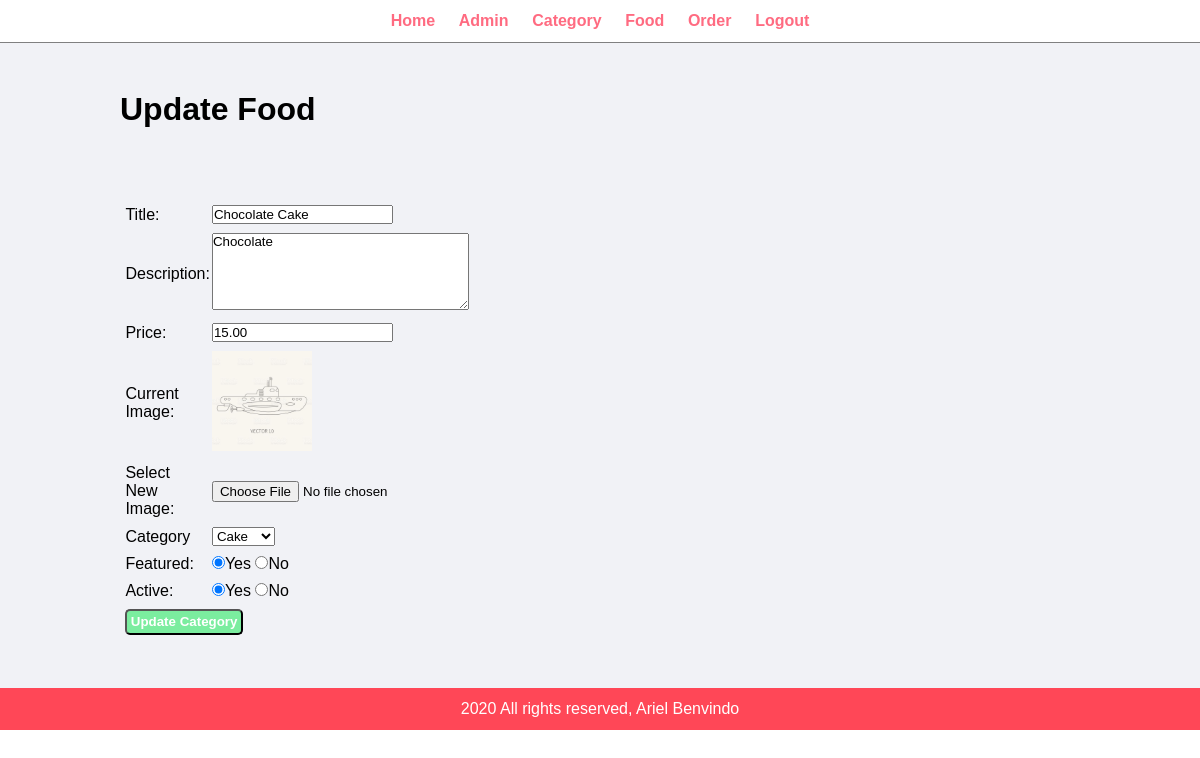
Screenshot of /admin/update-food.php?id=4 (signed in) with the database file from the repository.
### tables this page shows
CREATE TABLE `tbl_food` (
  `id` int(10) UNSIGNED NOT NULL,
  `title` varchar(150) NOT NULL,
  `description` varchar(255) NOT NULL,
  `price` decimal(10,2) NOT NULL,
  `image_id` varchar(255) NOT NULL,
  `category_id` int(10) UNSIGNED NOT NULL,
  `featured` varchar(10) NOT NULL,
  `active` varchar(10) NOT NULL
);

CREATE TABLE `tbl_category` (
  `id` int(10) UNSIGNED NOT NULL,
  `title` varchar(100) NOT NULL,
  `image_name` varchar(255) NOT NULL,
  `featured` varchar(10) NOT NULL,
  `active` varchar(10) NOT NULL
);

### admin/update-food.php (the view, shortened to what this page needs)
<?php include 'partials/menu.php'; ?>
    <div class="main-content">
        <div class="wrapper">
            <h1>Update Food</h1>
            <br><br>
            <?php
            if(isset($_GET['id'])){
                $id = $_GET['id'];
                $sql2 = "SELECT * FROM tbl_food WHERE id='$id'";
                $res2 = mysqli_query($conn, $sql2);
                $row2 = mysqli_fetch_assoc($res2);
                $title = $row2['title'];
                $description = $row2['description'];
                $price = $row2['price'];
                $current_image = $row2['image_id'];
                $current_category = $row2['category_id'];
                $featured = $row2['featured'];
                $active = $row2['active'];
            }else{
                header('location:'.SITEURL.'admin/manage-food.php');
            }
            ?>
            <br><br>
            <form action="" method="post" enctype="multipart/form-data">
                <table class="tbl-30">
                    <tr>
                        <td>Title: </td>
                        <td>
                            <input type="text" name="title" value="<?php echo $title; ?>">
                        </td>
                    </tr>
                    <tr>
                        <td>Description: </td>
                        <td>
                            <textarea name="description" cols="30" rows="5"><?php echo $description; ?> </textarea>
                        </td>
                    </tr>
                    <tr>
                        <td>Price: </td>
                        <td>
                            <input type="number" name="price" value="<?php echo $price; ?>">
                        </td>
                    </tr>
                    <tr>
                        <td>Current Image: </td>
                        <td>
                            <?php
                                if($current_image ==""){
                                    echo "<div class='error' style='color:red;'>Image not Avaliable.</div>";
                                }else{
                                    ?>
                                        <img width="100px" src="<?php echo SITEURL; ?>images/food/<?php echo $current_image; ?>" alt="">
                                    <?php
                                }
                            ?>
                        </td>
                    </tr>
                    <tr>
                        <td>Select New Image: </td>
                        <td>
                            <input type="file" name="image">
                        </td>
                    </tr>
                    <tr>
                        <td>Category</td>
                        <td>
                            <select name="category">
                            <?php
                                    $sql = "SELECT * FROM tbl_category WHERE active='Yes'";
                                    $res = mysqli_query($conn,$sql);
                                    $count = mysqli_num_rows($res);
                                    if($count>0){
                                        while($row=mysqli_fetch_assoc($res)){
                                            $category_id  = $row['id'];
                                            $category_title = $row['title'];
                                            ?>
                                                <option <?php if($current_category==$category_id){echo "selected";} ?> value="<?php echo $category_id; ?>"><?php echo $category_title; ?></option>
                                            <?php
                                        }
                                    }else{
                                        ?>
                                            <option value="0">No Category Found</option>
                                        <?php
                                    }
                                ?>
                            </select>
                        </td>
                    </tr>
                    <tr>
                        <td>Featured: </td>
                        <td>
                            <input <?php if($featured=="Yes"){ echo "checked";} ?> type="radio" name="featured" value="Yes">Yes
                            <input <?php if($featured=="No"){ echo "checked";} ?> type="radio" name="featured" value="No">No
                        </td>
                    </tr>
                    <tr>
                        <td>Active: </td>
                        <td>
                            <input <?php if($active=="Yes"){ echo "checked";} ?> type="radio" name="active" value="Yes">Yes
                            <input <?php if($active=="No"){ echo "checked";} ?> type="radio" name="active" value="No">No
                        </td>
                    </tr>
                    <tr>
                        <td colspan="2">
                            <input type="submit" name="submit" value="Update Category" class="btn-secondary">
                        </td>
                    </tr>
                </table>
            </form>
        </div>
    </div>
<?php include 'partials/footer.php'; ?>

### css/admin.css (style rules this page uses)
* { margin: 0; padding: 0; font-family: Arial, Helvetica, sans-serif; }
.wrapper { padding: 1%; width: 80%; margin: 0 auto; }
.btn-secondary { background-color:#7bed9f; padding: 1%; color: #fff; text-decoration: none; border-radius: 5px; font-weight: bold; outline: none; }
.main-content { background-color: #f1f2f6; padding: 3% 0; }

### css/table.css (style rules this page uses)
.tbl-30 { width: 30%; }
table tr td { padding: 1%; }

### rows the page displays
tbl_food: title "Chocolate Cake", description "Chocolate", price "15.00", image (picture), category "Cake", featured "☑", active "☑"
